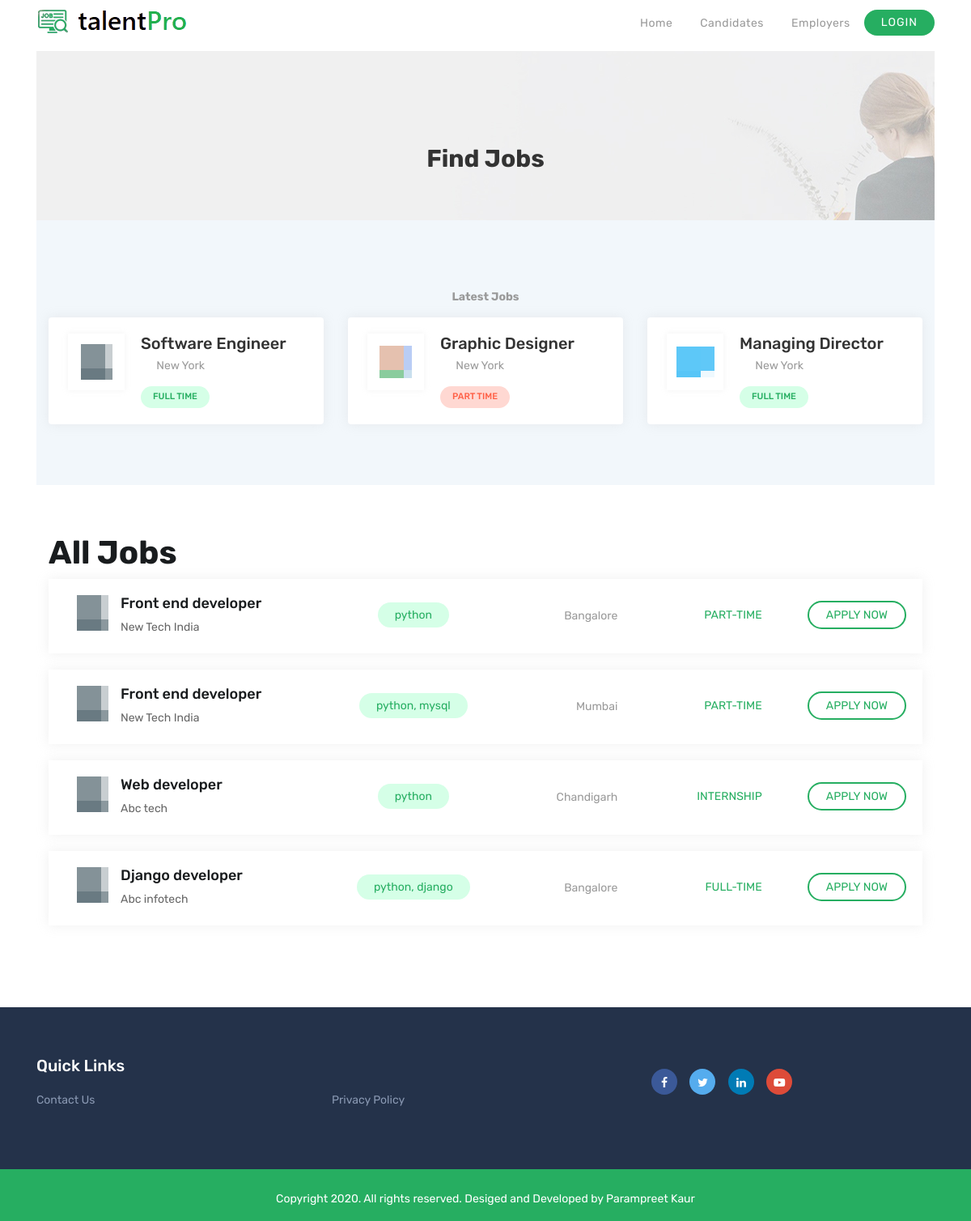
Screenshot of /find_jobs/ with the database file from the repository.
### gtalentpro/models.py (models this page shows, shortened)
class Job(models.Model):
	job_title = models.CharField(max_length=120)
	employer_name = models.CharField(max_length=60, blank=True)
	job_location = models.CharField(max_length=120, blank=True)
	job_description = models.TextField(max_length=120, blank=True)
	job_type = models.CharField(max_length=60,
		choices = (
			('Full-time', 'Full-time'),
			('Part-time', 'Part-time'),
			('Internship', 'Internship'),
			),
		default = "Full-time"
		)
	key_skills = models.CharField(max_length=60, blank=True)
	job_eligibility = models.CharField(max_length=60, blank=True)

### gtalentpro/views.py (the view)
# urls.py: path('find_jobs/', views.find_jobs),
def find_jobs(request):
	jobs = Job.objects.all()[::-1]
	return render(request, 'jobs.html', {'jobs':jobs})

### gtalentpro/templates/jobs.html
{% extends 'base.html' %}
{% load static %}
{% block content %}
    <div class="page-header">
      <div class="container">
        <div class="row">
          <div class="col-lg-12">
            <div class="inner-header">
              <h3>Find Jobs</h3>
            </div>
          </div>
        </div>
      </div>
    </div>
    <section id="featured" class="section bg-cyan">
      <div class="col-12 text-center mt-4">
        <span><strong>Latest Jobs</strong></span>
      </div>
      <div class="container">
        <div class="row">
          <div class="col-lg-4 col-md-6 col-xs-12">
            <div class="job-featured">
              <div class="icon">
                <img src="{% static 'img/features/img1.png' %}" alt="">
              </div>
              <div class="content">
                <h3><a href="job-details.html">Software Engineer</a></h3>
                <div class="tags">
                  <span><i class="lni-map-marker"></i> New York</span>
                </div>
                <span class="full-time">Full Time</span>
              </div>
            </div>
          </div>
          <div class="col-lg-4 col-md-6 col-xs-12">
            <div class="job-featured">
              <div class="icon">
                <img src="{% static 'img/features/img2.png' %}" alt="">
              </div>
              <div class="content">
                <h3><a href="job-details.html">Graphic Designer</a></h3>
                <div class="tags">
                  <span><i class="lni-map-marker"></i> New York</span>
                </div>
                <span class="part-time">Part Time</span>
              </div>
            </div>
          </div>
          <div class="col-lg-4 col-md-6 col-xs-12">
            <div class="job-featured">
              <div class="icon">
                <img src="{% static 'img/features/img3.png' %}" alt="">
              </div>
              <div class="content">
                <h3><a href="job-details.html">Managing Director</a></h3>
                <div class="tags">
                  <span><i class="lni-map-marker"></i> New York</span>
                </div>
                <span class="full-time">Full Time</span>
              </div>
            </div>
          </div>
        </div>
      </div>
    </section>
    <section id="job-listings" class="section">
      <div class="container">
        <h3>All Jobs</h3>
        {% for i in jobs %}
        <div class="row">
          <div class="col-lg-12 col-md-12 col-xs-12">
            <a class="job-listings" href="/job_description/">
              <div class="row">
                <div class="col-lg-4 col-md-4 col-xs-12">
                  <div class="job-company-logo">
                    <img src="{% static 'img/features/img1.png' %}" alt="">
                  </div>
                  <div class="job-details">
                    <h3>{{ i.job_title }}</h3>
                    <span class="company-neme">
                      {{ i.employer_name }}
                    </span>
                  </div>
                </div>
                <div class="col-lg-2 col-md-2 col-xs-12 text-center">
                  <span class="btn-open">
                    {{ i.key_skills }}
                  </span>
                </div>
                <div class="col-lg-2 col-md-2 col-xs-12 text-right">
                 <div class="location">
                   <i class="lni-map-marker"></i> {{ i.job_location }}
                 </div>
                </div>
                <div class="col-lg-2 col-md-2 col-xs-12 text-right">
                  <span class="btn-full-time">{{ i.job_type }}</span>
                </div>
                <div class="col-lg-2 col-md-2 col-xs-12 text-right">
                  <span class="btn-apply">Apply Now</span>
                </div>
              </div>
            </a>
          </div>
        </div>
        {% endfor %}
      </div>
    </section>
{% endblock %}

### gtalentpro/templates/base.html (shortened to what this page needs)
{% load static %}
<!DOCTYPE html>
<html lang="en">
  <head>
    <link rel="stylesheet" href="https://stackpath.bootstrapcdn.com/font-awesome/4.7.0/css/font-awesome.min.css">
    <link rel="stylesheet" href="{% static 'css/bootstrap.min.css' %}">
    <link rel="stylesheet" href="{% static 'css/line-icons.css' %}">
    <link rel="stylesheet" href="{% static 'css/main.css' %}">
  </head>
<body>
    <header id="home" class="hero-area">
      <nav class="navbar navbar-expand-lg fixed-top scrolling-navbar">
        <div class="container">
          <div class="theme-header clearfix">
            <div class="navbar-header">
              <a href="/" class="navbar-brand"><img src="{% static 'img/logo.png' %}" alt=""></a>
            </div>
            <div class="collapse navbar-collapse" id="main-navbar">
              <ul class="navbar-nav mr-auto w-100 justify-content-end">
                <li class="nav-item">
                  <a class="nav-link dropdown-toggle" href="/" aria-haspopup="true" aria-expanded="false">
                    Home
                  </a>
                </li>
                <li class="nav-item dropdown">
                  <a class="nav-link dropdown-toggle" href="#" data-toggle="dropdown" aria-haspopup="true" aria-expanded="false">
                    Candidates
                  </a>
                </li>
                <li class="nav-item dropdown">
                  <a class="nav-link dropdown-toggle" href="#" data-toggle="dropdown" aria-haspopup="true" aria-expanded="false">
                    Employers
                  </a>
                </li>
                <li class="button-group">
                  <a href="/login/" class="button btn btn-common">Login</a>
                </li>
              </ul>
            </div>
          </div>
        </div>
      </nav>
    </header>
    <div class="container">
      <br><br><br>
      {% block content %}
      {% endblock %}
      <br>
    </div>
    <footer>
      <section class="footer-Content">
        <div class="container">
          <div class="row">
            <div class="col-lg-8 col-md-4 col-xs-12">
              <div class="widget">
                <h3 class="block-title">Quick Links</h3>
                <ul class="menu">
                  <li><a href="#">Contact Us</a></li>
                </ul>
                <ul class="menu">
                  <li><a href="#">Privacy Policy</a></li>
                </ul>
              </div>
            </div>
            <div class="col-lg-4 col-md-4 col-xs-12">
              <div class="widget">
                <ul class="mt-3 footer-social">
                  <li><a class="facebook" href="https:www.facebook.com" target="_blank">
                    <i class="fa fa-facebook" aria-hidden="true"></i>
                  </a></li>
                  <li><a class="twitter" href="https://twitter.com/home" target="_blank">
                    <i class="fa fa-twitter" aria-hidden="true"></i>
                  </a></li>
                  <li><a class="linkedin" href="#" target="_blank">
                    <i class="fa fa-linkedin" aria-hidden="true"></i>
                  </a></li>
                  <li><a class="google-plus" href="#" target="_blank">
                    <i class="fa fa-youtube-play" aria-hidden="true"></i>
                  </a></li>
                </ul>
              </div>
            </div>
          </div>
        </div>
      </section>
      <div id="copyright">
        <div class="container">
          <div class="row">
            <div class="col-md-12">
              <div class="site-info text-center">
                <p>Copyright 2020. All rights reserved. Desiged and Developed by Parampreet Kaur</p>
              </div>
            </div>
          </div>
        </div>
      </div>
    </footer>
  </body>
</html>

### rows the page displays
Job: job_title "Front end developer", employer_name "New Tech India", key_skills "python", job_location "Bangalore", job_type "PART-TIME"
Job: job_title "Front end developer", employer_name "New Tech India", key_skills "python, mysql", job_location "Mumbai", job_type "PART-TIME"
Job: job_title "Web developer", employer_name "Abc tech", key_skills "python", job_location "Chandigarh", job_type "INTERNSHIP"
Job: job_title "Django developer", employer_name "Abc infotech", key_skills "python, django", job_location "Bangalore", job_type "FULL-TIME"
